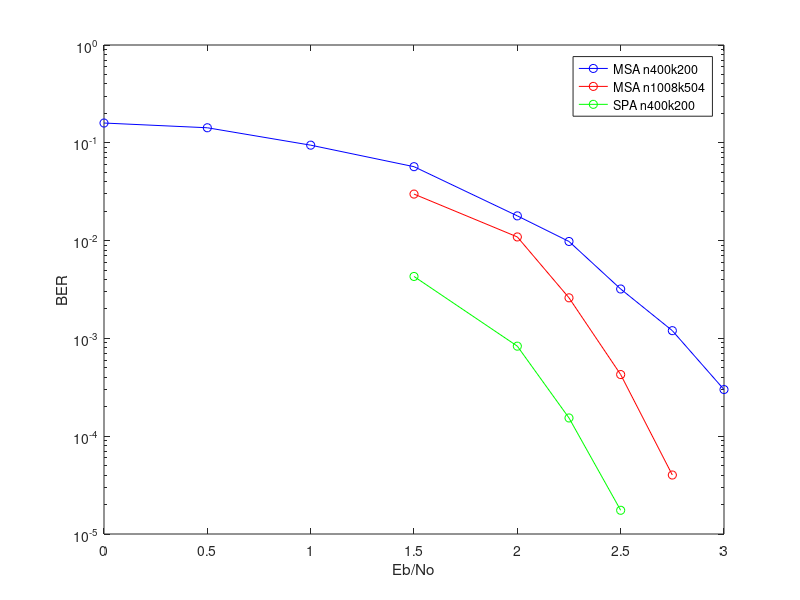

Source code (MATLAB):
title('SPA vs MSA')

%% MSA
ber=[0	0.5	1	1.5	2	2.25	2.5	2.75	3]
n400k200=[0.1593	0.1425	0.0946	0.057	0.0179	0.0098	0.0032	0.0012	0.0003]
semilogy(ber, n400k200,'b-o')
hold on

ber=[1.5	2	2.25	2.5	2.75]
n1008k504=[0.0299	0.0109	0.0026	0.00042685	0.000040098]
semilogy(ber, n1008k504,'r-o')
hold on

xlabel('Eb/No')
ylabel('BER')

%% SPA
%ber=[0	0.5	1	1.5	2	2.25	2.5	2.75	3]
%n400k200=[0.1254	0.0968	0.0652	0.0267	0.0088	0.0045	0.0019	0.00051	0.000043832]
%semilogy(ber, n400k200,'k-o')
%hold on

ber=[1.5	2	2.25	2.5] 
n1008k504=[0.0043	0.00083305	0.00015363	0.000017479]
semilogy(ber, n1008k504,'g-o')
hold on

legend('MSA n400k200','MSA n1008k504','SPA n400k200','SPA n1008k504')
